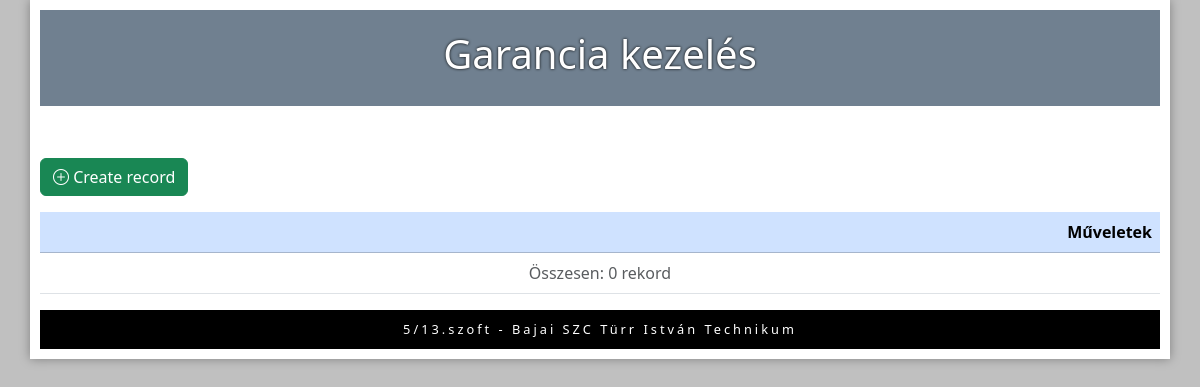
Before: / with the older database file.
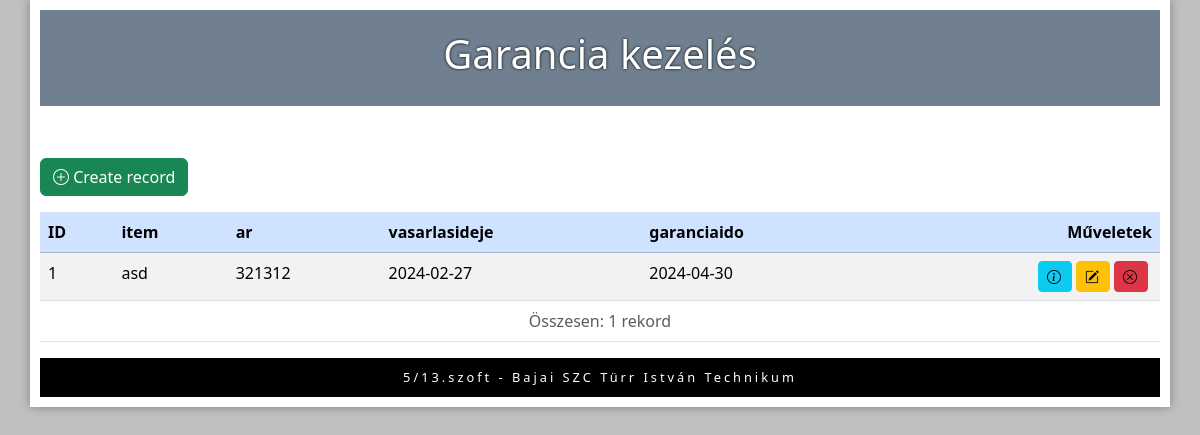
After: the same page with the newer database file.
### tables this page shows
CREATE TABLE `garancia` (
  `ID` int(11) NOT NULL,
  `item` varchar(50) NOT NULL,
  `ar` int(11) NOT NULL,
  `vasarlasideje` date NOT NULL,
  `garanciaido` date NOT NULL
);

### env.php (called while the page is built, shortened)
<?php
    $title = 'Garancia kezelés';
    $author = '5/13.szoft';
    $company = 'Bajai SZC Türr István Technikum';
?>

### database.php (the view, shortened to what this page needs)
<?php
    class db {
        public $conn;
        private $results;
        private $fields;
        public function __construct($dbhost, $dbname, $dbuser, $dbpass){
            try
            {
                $this->conn = new PDO("mysql:host=$dbhost;dbname=$dbname;", $dbuser, $dbpass);
                $this->conn->setAttribute(PDO::ATTR_ERRMODE, PDO::ERRMODE_EXCEPTION);
                $this->conn->setAttribute(PDO::ATTR_DEFAULT_FETCH_MODE, PDO::FETCH_ASSOC);
                $this->conn->exec("SET NAMES utf8");
            }
            catch (PDOException $ex)
            {
                die('Database Connection failed: ' . $ex->getMessage());
            }
        }
        public function query($sql) {
            $this->results = $this->conn->query($sql)->fetchAll();
            if (sizeof($this->results)>0){
                $this->fields = array_keys($this->results[0]);
            }
            return $this->results;
        }
        public function toTable($params) {
            $actions = explode('|', $params);
            $pk = 'ID';
            if ($params != ''){
                if (in_array('c', $actions)){
                    echo '<a href="?pg=create" class="btn btn-success mb-3 mt-3"><i class="bi bi-plus-circle"></i> Create record </a>';
                }
            }
            echo '<table class="table table-hovered table-striped">
            <thead class="table-primary">
                <tr>';
                    foreach($this->fields as $field){
                      echo '<th>'.$field.'</th>';
                    }
                    if ($params != ''){
                        echo '<th class="text-end">Műveletek</th>';
                    }
                echo '</tr>
            </thead>
            <tbody>';
            foreach($this->results as $result){
                echo '<tr>';
                foreach($this->fields as $field){
                    echo '<td>'.$result[$field].'</td>';
                }
                if ($params != ''){
                    echo '<td class="text-end">';
                    if (in_array('i', $actions)){
                        echo '<a href="?pg=info&id='.$result[$pk].'" class="btn btn-info btn-sm me-1"><i class="bi bi-info-circle"></i></a>';
                    }
                    if (in_array('u', $actions)){
                        echo '<a href="?pg=update&id='.$result[$pk].'" class="btn btn-warning btn-sm me-1"><i class="bi bi-pencil-square"></i></a>';
                    }
                    if (in_array('d', $actions)){
                        echo '<a href="?pg=delete&id='.$result[$pk].'" class="btn btn-danger btn-sm me-1"><i class="bi bi-x-circle"></i></a>';
                    }
                    echo '</td>';
                }
                echo '</tr>';
           }
           if ($params != ''){
                $colspan = sizeOf($this->fields) + 1;
           }
           else{
                $colspan = sizeOf($this->fields);
           }
           echo '</tbody>
           <tfoot>
            <tr>
                <td colspan="'.$colspan.'" class="text-center text-muted">Összesen: '.sizeOf($this->results).' rekord</td>
            </tr>
           </tfoot>
           </table>';
        }
    }
?>

### index.php (shortened to what this page needs)
<!DOCTYPE html>
<?php
    require('env.php');
    require('database.php');
    $db = new db($dbhost, $dbname, $dbuser, $dbpass);
?>
<!DOCTYPE html>
<html lang="hu">
<head>
    <link rel="stylesheet" href="css/bootstrap.min.css">
    <link rel="stylesheet" href="https://cdn.jsdelivr.net/npm/bootstrap-icons@1.11.3/font/bootstrap-icons.min.css">
    <link rel="stylesheet" href="css/style.css">
</head>
<body>
    <div class="container">
    <header class="mb-3">
            <h1><?php echo $title ?></h1>
    </header>
    <main>
    <section>
        </section>
</main>
    <?php
        $db->query('SELECT * FROM garancia');
        $db->toTable('c|i|u|d');
    ?>
    <footer>
    <?php
                echo $author.' - '.$company;
            ?>
    </footer>
    </div>
</body>
</html>

### css/style.css (style rules this page uses)
body { background-color: silver; }
header { background-color: slategray; color: white; text-align: center; text-shadow: 0 0 3px black; font-size: 200%; padding: 20px; }
footer { background-color: black; color: white; text-align: center; letter-spacing: 3px; font-size: 80%; padding: 10px; }
.container { background-color: white; padding: 10px; box-shadow: 0 0 10px gray; }
.table td a { text-decoration: none; color: black; padding-right: 10px; }
section { padding: 10px; }

Changed rows visible on the page:
added garancia: ID "1", item "asd", ar "321312", vasarlasideje "2024-02-27", garanciaido "2024-04-30"
Other visible differences:
sizeOf($this->results): "0" → "1"
new list line: "ID"
new list line: "item"
new list line: "ar"
new list line: "vasarlasideje"
new list line: "garanciaido"
